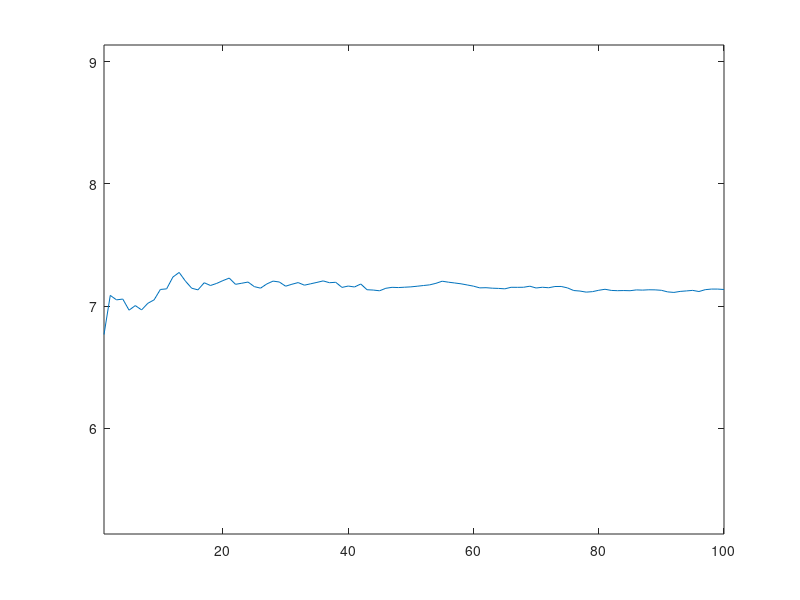
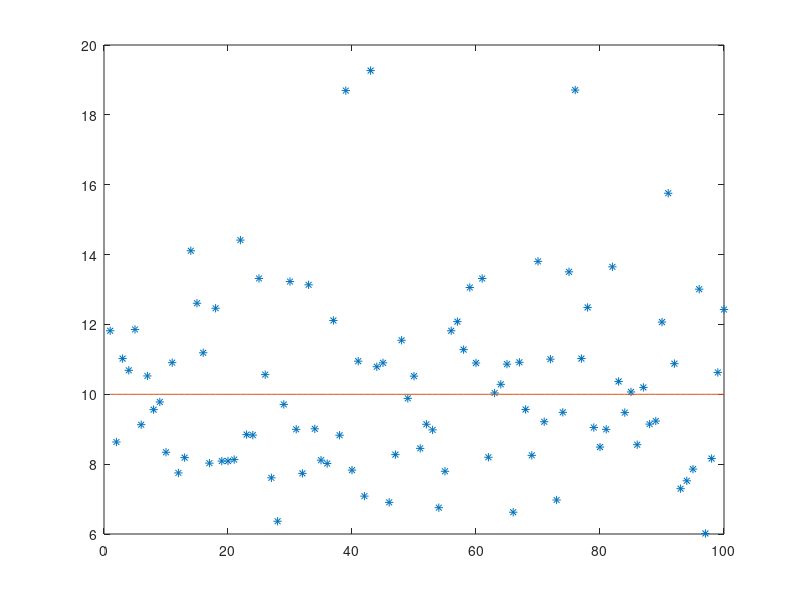
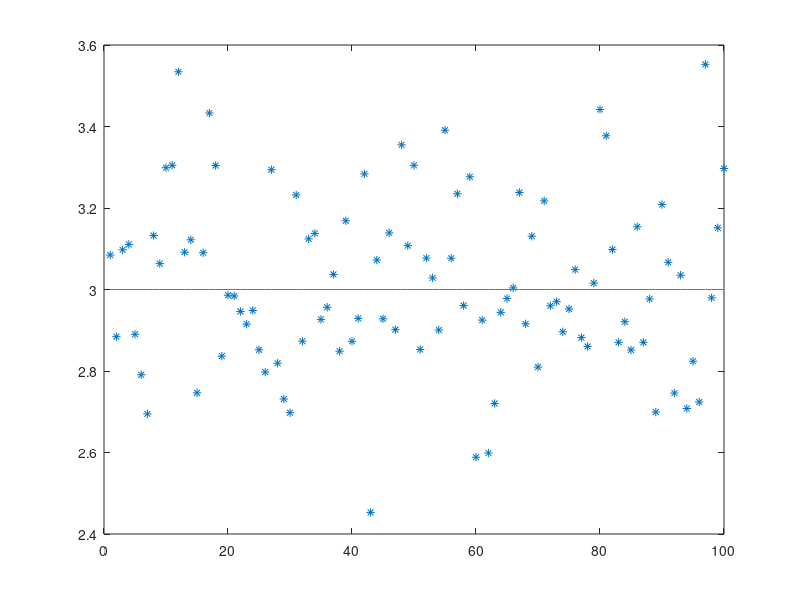

The MATLAB script that drew these images, in order:
clear all;
close all;
numOffsetSamples = 100;
x_offset_total = 0;
x_offset_total_two = 0;
for i = 1:numOffsetSamples
%% setup sensor accuracy
a = 4417.7766959627;
b = -66.1650874647;
std = 37.03631579;
%% setup robot params
xs = 4.5; %inch
ys = 3;
%% setup sensor readings
d_1 = 10;%3.5;%3.5; %inch
d_2 = 3;%3.5; %inch
d_1_total = 0;
d_2_total = 0;
val_1 = ((1/((d_1*2.54)+.42))*a) - b;
val_1 = normrnd(val_1,std,1,1);
val_2 = ((1/((d_2*2.54)+.42))*a) - b;
val_2 = normrnd(val_2,std,1,1);
d_2 = (val_2+b)/a;
d_2 = ((1/d_2)-.42)/2.54;
d_1 = (val_1+b)/a;
d_1 = ((1/d_1)-.42)/2.54;
d_1_out(i) = d_1;
d_2_out(i) = d_2;
%%compute offset
x_offset_total = x_offset_total+ ((2*ys)/sqrt((2*ys)^2+(d_2-d_1)^2))*(((d_2+d_1)/2)+xs);
x_offset(i) = x_offset_total/i;
end
figure
plot(x_offset);
axis([1 numOffsetSamples x_offset(numOffsetSamples)-2 x_offset(numOffsetSamples)+2])
figure
plot(d_1_out,'*');
hold on;
plot(10*ones(1,numOffsetSamples));
figure
plot(d_2_out,'*');
hold on;
plot(3*ones(1,numOffsetSamples));
